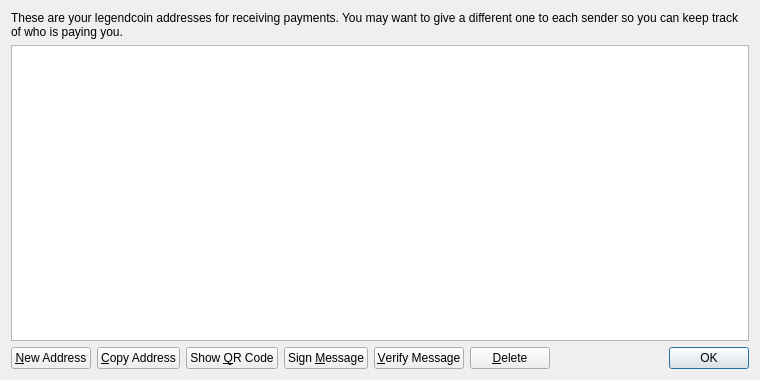
<?xml version="1.0" encoding="UTF-8"?>
<ui version="4.0">
 <class>AddressBookPage</class>
 <widget class="QWidget" name="AddressBookPage">
  <property name="geometry">
   <rect>
    <x>0</x>
    <y>0</y>
    <width>760</width>
    <height>380</height>
   </rect>
  </property>
  <property name="windowTitle">
   <string>Address Book</string>
  </property>
  <layout class="QVBoxLayout" name="verticalLayout">
   <item>
    <widget class="QLabel" name="labelExplanation">
     <property name="text">
      <string>These are your legendcoin addresses for receiving payments. You may want to give a different one to each sender so you can keep track of who is paying you.</string>
     </property>
     <property name="textFormat">
      <enum>Qt::PlainText</enum>
     </property>
     <property name="wordWrap">
      <bool>true</bool>
     </property>
    </widget>
   </item>
   <item>
    <widget class="QTableView" name="tableView">
     <property name="contextMenuPolicy">
      <enum>Qt::CustomContextMenu</enum>
     </property>
     <property name="toolTip">
      <string>Double-click to edit address or label</string>
     </property>
     <property name="tabKeyNavigation">
      <bool>false</bool>
     </property>
     <property name="alternatingRowColors">
      <bool>true</bool>
     </property>
     <property name="selectionMode">
      <enum>QAbstractItemView::SingleSelection</enum>
     </property>
     <property name="selectionBehavior">
      <enum>QAbstractItemView::SelectRows</enum>
     </property>
     <property name="sortingEnabled">
      <bool>true</bool>
     </property>
     <attribute name="verticalHeaderVisible">
      <bool>false</bool>
     </attribute>
    </widget>
   </item>
   <item>
    <layout class="QHBoxLayout" name="horizontalLayout">
     <item>
      <widget class="QPushButton" name="newAddressButton">
       <property name="toolTip">
        <string>Create a new address</string>
       </property>
       <property name="text">
        <string>&amp;New Address</string>
       </property>
       <property name="icon">
        <iconset resource="../bitcoin.qrc">
         <normaloff>:/icons/add</normaloff>:/icons/add</iconset>
       </property>
      </widget>
     </item>
     <item>
      <widget class="QPushButton" name="copyToClipboard">
       <property name="toolTip">
        <string>Copy the currently selected address to the system clipboard</string>
       </property>
       <property name="text">
        <string>&amp;Copy Address</string>
       </property>
       <property name="icon">
        <iconset resource="../bitcoin.qrc">
         <normaloff>:/icons/editcopy</normaloff>:/icons/editcopy</iconset>
       </property>
      </widget>
     </item>
     <item>
      <widget class="QPushButton" name="showQRCode">
       <property name="text">
        <string>Show &amp;QR Code</string>
       </property>
       <property name="icon">
        <iconset resource="../bitcoin.qrc">
         <normaloff>:/icons/qrcode</normaloff>:/icons/qrcode</iconset>
       </property>
      </widget>
     </item>
     <item>
      <widget class="QPushButton" name="signMessage">
       <property name="toolTip">
        <string>Sign a message to prove you own a legendcoin address</string>
       </property>
       <property name="text">
        <string>Sign &amp;Message</string>
       </property>
       <property name="icon">
        <iconset resource="../bitcoin.qrc">
         <normaloff>:/icons/edit</normaloff>:/icons/edit</iconset>
       </property>
      </widget>
     </item>
     <item>
      <widget class="QPushButton" name="verifyMessage">
       <property name="toolTip">
        <string>Verify a message to ensure it was signed with a specified legendcoin address</string>
       </property>
       <property name="text">
        <string>&amp;Verify Message</string>
       </property>
       <property name="icon">
        <iconset resource="../bitcoin.qrc">
         <normaloff>:/icons/transaction_0</normaloff>:/icons/transaction_0</iconset>
       </property>
      </widget>
     </item>
     <item>
      <widget class="QPushButton" name="deleteButton">
       <property name="toolTip">
        <string>Delete the currently selected address from the list</string>
       </property>
       <property name="text">
        <string>&amp;Delete</string>
       </property>
       <property name="icon">
        <iconset resource="../bitcoin.qrc">
         <normaloff>:/icons/remove</normaloff>:/icons/remove</iconset>
       </property>
      </widget>
     </item>
     <item>
      <spacer name="horizontalSpacer">
       <property name="orientation">
        <enum>Qt::Horizontal</enum>
       </property>
       <property name="sizeHint" stdset="0">
        <size>
         <width>40</width>
         <height>20</height>
        </size>
       </property>
      </spacer>
     </item>
     <item>
      <widget class="QDialogButtonBox" name="buttonBox">
       <property name="sizePolicy">
        <sizepolicy hsizetype="Maximum" vsizetype="Fixed">
         <horstretch>0</horstretch>
         <verstretch>0</verstretch>
        </sizepolicy>
       </property>
       <property name="standardButtons">
        <set>QDialogButtonBox::Ok</set>
       </property>
      </widget>
     </item>
    </layout>
   </item>
  </layout>
 </widget>
 <resources>
  <include location="../bitcoin.qrc"/>
 </resources>
 <connections/>
</ui>
